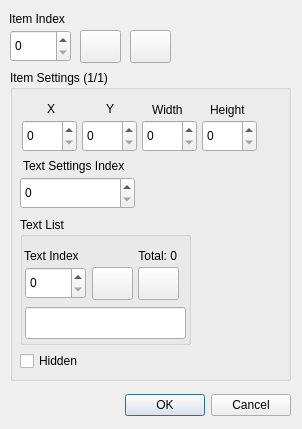
<?xml version="1.0" encoding="UTF-8"?>
<ui version="4.0">
 <class>Dialog</class>
 <widget class="QDialog" name="Dialog">
  <property name="geometry">
   <rect>
    <x>0</x>
    <y>0</y>
    <width>302</width>
    <height>429</height>
   </rect>
  </property>
  <property name="windowTitle">
   <string>Dialog</string>
  </property>
  <widget class="QDialogButtonBox" name="buttonBox">
   <property name="geometry">
    <rect>
     <x>10</x>
     <y>390</y>
     <width>281</width>
     <height>31</height>
    </rect>
   </property>
   <property name="orientation">
    <enum>Qt::Orientation::Horizontal</enum>
   </property>
   <property name="standardButtons">
    <set>QDialogButtonBox::StandardButton::Cancel|QDialogButtonBox::StandardButton::Ok</set>
   </property>
  </widget>
  <widget class="QSpinBox" name="spinBox_16">
   <property name="geometry">
    <rect>
     <x>10</x>
     <y>30</y>
     <width>61</width>
     <height>32</height>
    </rect>
   </property>
  </widget>
  <widget class="QPushButton" name="pushButton_3">
   <property name="geometry">
    <rect>
     <x>130</x>
     <y>30</y>
     <width>41</width>
     <height>33</height>
    </rect>
   </property>
   <property name="text">
    <string/>
   </property>
   <property name="icon">
    <iconset theme="QIcon::ThemeIcon::ListRemove"/>
   </property>
  </widget>
  <widget class="QPushButton" name="pushButton_4">
   <property name="geometry">
    <rect>
     <x>80</x>
     <y>30</y>
     <width>41</width>
     <height>33</height>
    </rect>
   </property>
   <property name="text">
    <string/>
   </property>
   <property name="icon">
    <iconset theme="QIcon::ThemeIcon::ListAdd"/>
   </property>
  </widget>
  <widget class="QLabel" name="label_19">
   <property name="geometry">
    <rect>
     <x>9</x>
     <y>10</y>
     <width>71</width>
     <height>18</height>
    </rect>
   </property>
   <property name="text">
    <string>Item Index</string>
   </property>
  </widget>
  <widget class="QGroupBox" name="groupBox_2">
   <property name="geometry">
    <rect>
     <x>10</x>
     <y>70</y>
     <width>281</width>
     <height>311</height>
    </rect>
   </property>
   <property name="title">
    <string>Item Settings (1/1)</string>
   </property>
   <widget class="QCheckBox" name="checkBox">
    <property name="geometry">
     <rect>
      <x>10</x>
      <y>280</y>
      <width>71</width>
      <height>22</height>
     </rect>
    </property>
    <property name="text">
     <string>Hidden</string>
    </property>
   </widget>
   <widget class="QGroupBox" name="groupBox">
    <property name="geometry">
     <rect>
      <x>10</x>
      <y>147</y>
      <width>171</width>
      <height>128</height>
     </rect>
    </property>
    <property name="title">
     <string>Text List</string>
    </property>
    <widget class="QLabel" name="label_14">
     <property name="geometry">
      <rect>
       <x>4</x>
       <y>30</y>
       <width>71</width>
       <height>18</height>
      </rect>
     </property>
     <property name="text">
      <string>Text Index</string>
     </property>
    </widget>
    <widget class="QPushButton" name="pushButton_2">
     <property name="geometry">
      <rect>
       <x>118</x>
       <y>50</y>
       <width>41</width>
       <height>33</height>
      </rect>
     </property>
     <property name="text">
      <string/>
     </property>
     <property name="icon">
      <iconset theme="QIcon::ThemeIcon::ListRemove"/>
     </property>
    </widget>
    <widget class="QSpinBox" name="spinBox_11">
     <property name="geometry">
      <rect>
       <x>5</x>
       <y>50</y>
       <width>61</width>
       <height>32</height>
      </rect>
     </property>
    </widget>
    <widget class="QPushButton" name="pushButton">
     <property name="geometry">
      <rect>
       <x>72</x>
       <y>50</y>
       <width>41</width>
       <height>33</height>
      </rect>
     </property>
     <property name="text">
      <string/>
     </property>
     <property name="icon">
      <iconset theme="QIcon::ThemeIcon::ListAdd"/>
     </property>
    </widget>
    <widget class="QLabel" name="label">
     <property name="geometry">
      <rect>
       <x>99</x>
       <y>30</y>
       <width>58</width>
       <height>18</height>
      </rect>
     </property>
     <property name="text">
      <string>Total: 0</string>
     </property>
     <property name="alignment">
      <set>Qt::AlignmentFlag::AlignRight|Qt::AlignmentFlag::AlignTrailing|Qt::AlignmentFlag::AlignVCenter</set>
     </property>
    </widget>
    <widget class="QLineEdit" name="lineEdit">
     <property name="geometry">
      <rect>
       <x>5</x>
       <y>90</y>
       <width>161</width>
       <height>32</height>
      </rect>
     </property>
    </widget>
   </widget>
   <widget class="QLabel" name="label_8">
    <property name="geometry">
     <rect>
      <x>13</x>
      <y>87</y>
      <width>121</width>
      <height>18</height>
     </rect>
    </property>
    <property name="text">
     <string>Text Settings Index</string>
    </property>
   </widget>
   <widget class="QSpinBox" name="spinBox_4">
    <property name="geometry">
     <rect>
      <x>10</x>
      <y>107</y>
      <width>115</width>
      <height>32</height>
     </rect>
    </property>
   </widget>
   <widget class="QLabel" name="label_16">
    <property name="geometry">
     <rect>
      <x>200</x>
      <y>31</y>
      <width>51</width>
      <height>18</height>
     </rect>
    </property>
    <property name="text">
     <string>Height</string>
    </property>
   </widget>
   <widget class="QLabel" name="label_15">
    <property name="geometry">
     <rect>
      <x>37</x>
      <y>30</y>
      <width>21</width>
      <height>18</height>
     </rect>
    </property>
    <property name="text">
     <string>X</string>
    </property>
   </widget>
   <widget class="QSpinBox" name="spinBox_13">
    <property name="geometry">
     <rect>
      <x>132</x>
      <y>50</y>
      <width>55</width>
      <height>32</height>
     </rect>
    </property>
   </widget>
   <widget class="QSpinBox" name="spinBox_14">
    <property name="geometry">
     <rect>
      <x>192</x>
      <y>50</y>
      <width>55</width>
      <height>32</height>
     </rect>
    </property>
   </widget>
   <widget class="QSpinBox" name="spinBox_15">
    <property name="geometry">
     <rect>
      <x>12</x>
      <y>50</y>
      <width>55</width>
      <height>32</height>
     </rect>
    </property>
   </widget>
   <widget class="QLabel" name="label_18">
    <property name="geometry">
     <rect>
      <x>142</x>
      <y>31</y>
      <width>41</width>
      <height>18</height>
     </rect>
    </property>
    <property name="text">
     <string>Width</string>
    </property>
   </widget>
   <widget class="QLabel" name="label_17">
    <property name="geometry">
     <rect>
      <x>96</x>
      <y>30</y>
      <width>21</width>
      <height>18</height>
     </rect>
    </property>
    <property name="text">
     <string>Y</string>
    </property>
   </widget>
   <widget class="QSpinBox" name="spinBox_12">
    <property name="geometry">
     <rect>
      <x>72</x>
      <y>50</y>
      <width>55</width>
      <height>32</height>
     </rect>
    </property>
   </widget>
  </widget>
 </widget>
 <resources/>
 <connections>
  <connection>
   <sender>buttonBox</sender>
   <signal>accepted()</signal>
   <receiver>Dialog</receiver>
   <slot>accept()</slot>
   <hints>
    <hint type="sourcelabel">
     <x>248</x>
     <y>254</y>
    </hint>
    <hint type="destinationlabel">
     <x>157</x>
     <y>274</y>
    </hint>
   </hints>
  </connection>
  <connection>
   <sender>buttonBox</sender>
   <signal>rejected()</signal>
   <receiver>Dialog</receiver>
   <slot>reject()</slot>
   <hints>
    <hint type="sourcelabel">
     <x>316</x>
     <y>260</y>
    </hint>
    <hint type="destinationlabel">
     <x>286</x>
     <y>274</y>
    </hint>
   </hints>
  </connection>
 </connections>
</ui>
